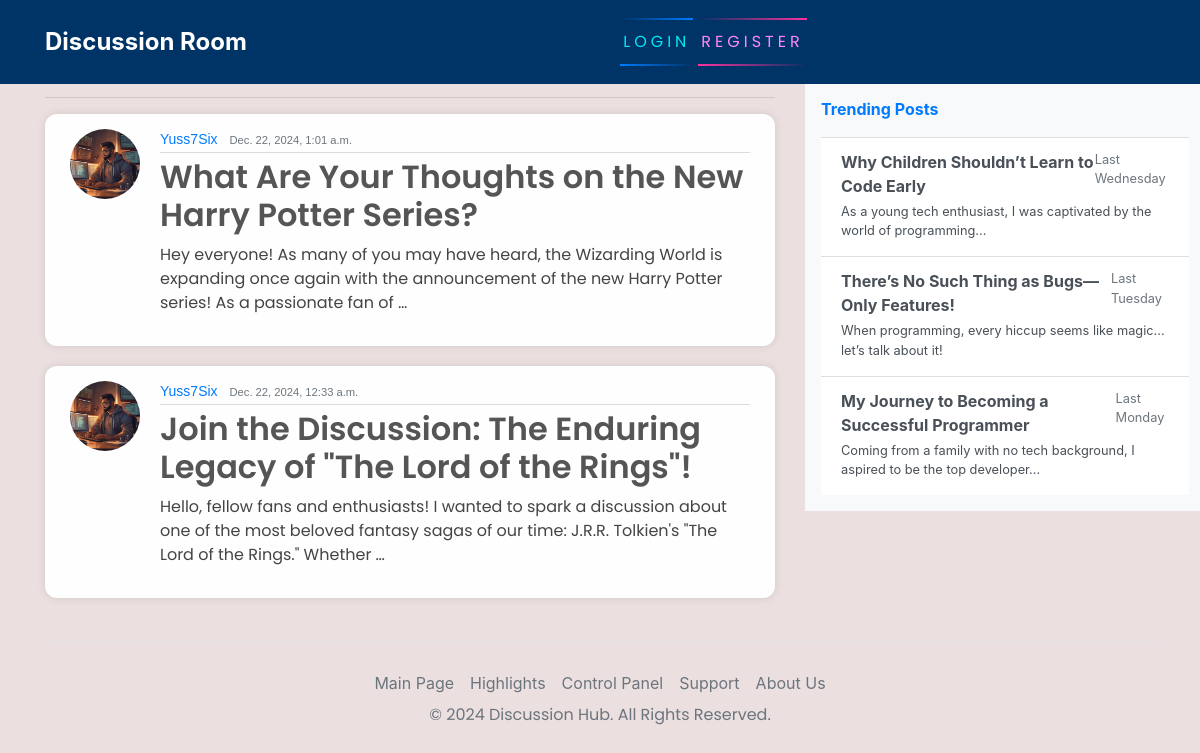
The app's page /, older data.
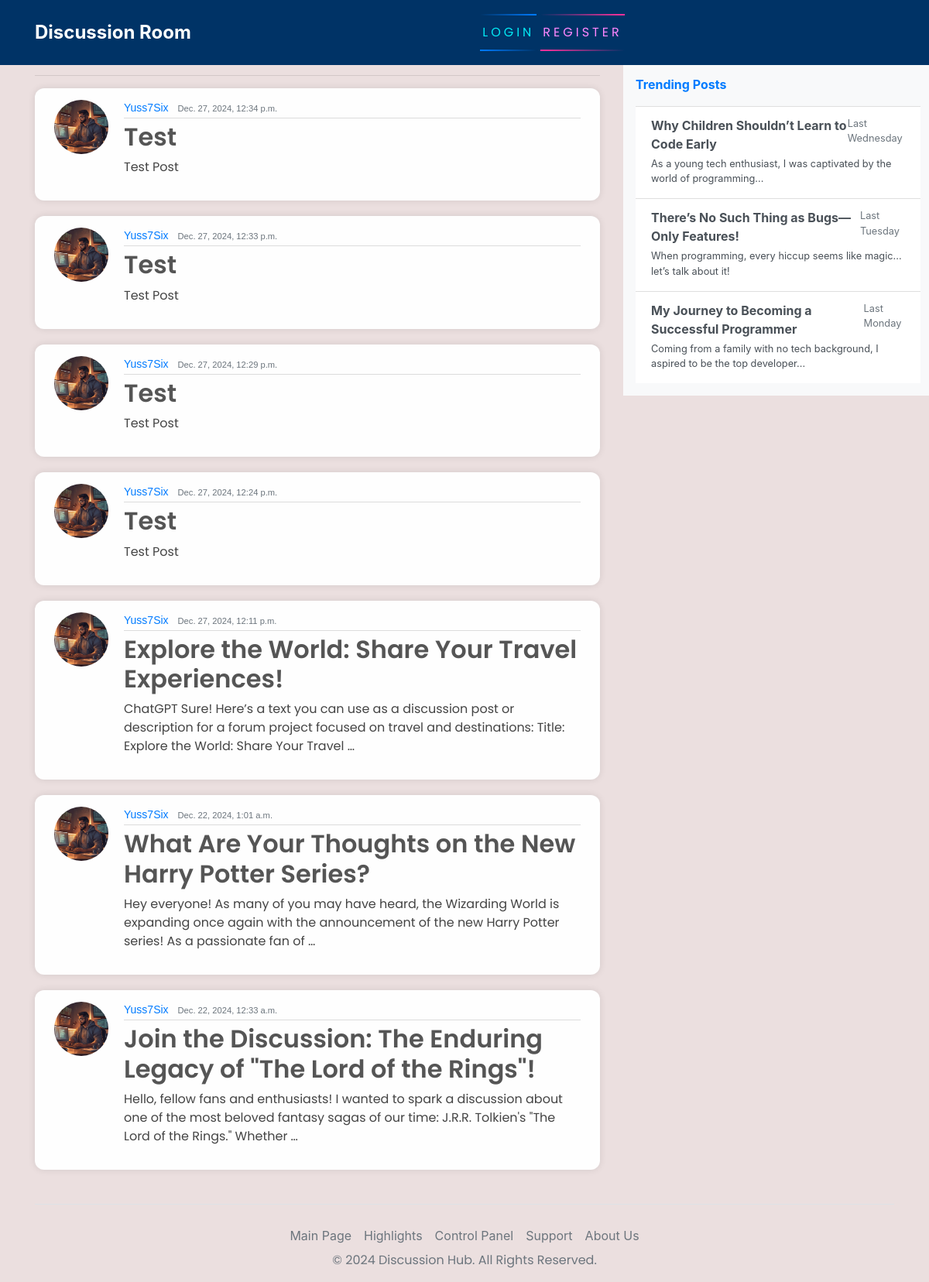
The same page, newer data.
### blog/models.py (models this page shows)
class Post(models.Model):
    title = models.CharField(max_length=200)
    content = models.TextField()
    date_posted = models.DateTimeField(default=timezone.now)
    author = models.ForeignKey(User, on_delete=models.CASCADE)

### users/models.py (models this page shows, shortened)
class Account(models.Model):
    user = models.OneToOneField(User, on_delete=models.CASCADE)
    avatar = models.ImageField(default='default.jpg', upload_to='images/')

### blog/views.py (the view)
# urls.py: path('', PostListView.as_view(), name="welcome"),
class PostListView(ListView):
    model = Post
    template_name = 'blog/welcome.html'
    context_object_name = 'articles'
    ordering = ["-date_posted"]

### blog/templates/blog/welcome.html
{% extends 'base.html' %}
{% block content %}
<hr>
{% for article in articles %}
<article class="media content-section">
    <img class="rounded-circle article-img" src="{{ article.author.account.avatar.url }}" alt="Account Picture">
    <div class="media-body">
        <div class="article-metadata">
            <a class="mr-2" href="#">{{ article.author }}</a>
            <small class="text-muted">{{ article.date_posted }}</small>
        </div>
        <h2><a class="article-title" href="{% url 'blog-detail' article.id %}">{{ article.title }}</a></h2>
        <p class="article-content">{{ article.content|truncatewords:30 }}</p>
    </div>
    <br>
</article>
{% endfor %}
{% endblock content %}

Row changes from the older to the newer data that the page shows:
added Post: author.account.avatar (picture), author "Yuss7Six", date_posted "Dec. 27, 2024, 12:34 p.m.", title "Test", content "Test Post"
added Post: author.account.avatar (picture), author "Yuss7Six", date_posted "Dec. 27, 2024, 12:33 p.m.", title "Test", content "Test Post"
added Post: author.account.avatar (picture), author "Yuss7Six", date_posted "Dec. 27, 2024, 12:29 p.m.", title "Test", content "Test Post"
added Post: author.account.avatar (picture), author "Yuss7Six", date_posted "Dec. 27, 2024, 12:24 p.m.", title "Test", content "Test Post"
added Post: author.account.avatar (picture), author "Yuss7Six", date_posted "Dec. 27, 2024, 12:11 p.m.", title "Explore the World: Share Your Travel Experiences!", content "ChatGPT Sure! Here’s a text you can use as a discussion post or description for a forum project focused on travel and destinations: Title: Explore the World: Share Your Travel …"
